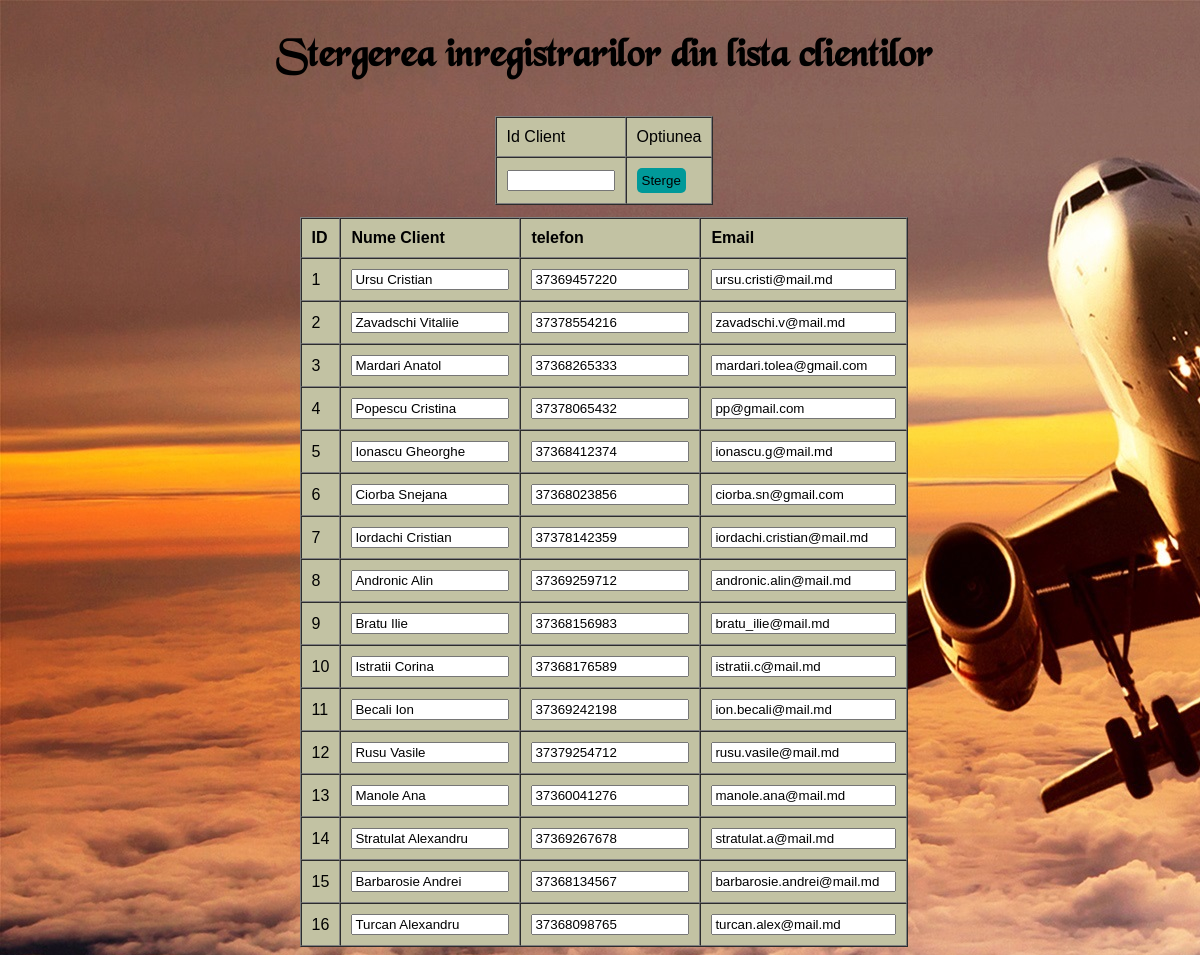
Screenshot of /stergere/stergere_clienti.php (signed in) with the database file from the repository.
### tables this page shows
CREATE TABLE `clienti` (
  `id_client` int(11) NOT NULL,
  `nume_client` varchar(100) NOT NULL,
  `telefon` varchar(30) DEFAULT NULL,
  `email` varchar(30) DEFAULT NULL
);

### stergere/stergere_clienti.php (the view, shortened to what this page needs)
     <!DOCTYPE html>
     <html>
     <head>
    <link rel="stylesheet" type="text/css" href="../style.css">
  </head>
  <?php
  if(!isset($_SESSION["sesiune"])){
   header("Location:../logare.php");
 }else{
  require("../conexiune.php");
  $sql="select*from clienti";
  if ($result = $mysqli->query($sql)) {} else {echo "Eroare: " . $mysqli ->error;}
  if ($result->num_rows > 0) {
   echo "<body >";
   echo "<h2 class=\"h1\" align=\"center\">Stergerea inregistrarilor din lista clientilor</h2>";
   echo '<form action="stergere_clienti.php" method="post">
   <table cellpadding=10 cellspacing=0 border=1 align="center" style="background-color:#c2c2a3;">
     <tr>
       <td>Id Client</td>
       <td>Optiunea
       </tr>
       <tr>';
        echo '<td><input type="text" name="valoareid" style="width:100px;">
        <td><input type="submit" class="submit" value="Sterge" name="cauta">
        </tr>
      </table></form>';
      echo"<form action=\"stergere_clienti.php\" method=\"post\">
          <table align=\"center\" cellpadding=10 cellspacing=0 border=1 style=\"margin-top:1%;background-color:#c2c2a3; \" >";
      echo "<tr><td class=\"tr\">ID</td>
      <td class=\"tr\">Nume Client</td>
      <td class=\"tr\">telefon</td>
      <td class=\"tr\">Email</td>";
      $i=0;
      while($row = $result->fetch_array())  {
        echo "<tr>";
        echo '<td>'.$row[0].'</td>';
        $a=1+$i*4;
        echo '<td><input type="text" name="'.$a.'" value="'.$row[1].'""size="5"style="width: 150px;"></td>';
        $a=2+$i*4;
        echo '<td><input type="text" name="'.$a.'" value="'.$row[2].'""size="5"style="width: 150px;"></td>';
        $a=3+$i*4;
        echo '<td><input type="text" name="'.$a.'" value="'.$row[3].'""size="5"></td>';
         echo "</tr>"; $i++;
      }
      echo "</table></form>";
    }
    else {
     echo "Nu a fost găsit nici un rând!";
   }
 }
 ?>
</body>
</html>

### style.css (style rules this page uses)
html { font-family: sans-serif; -webkit-text-size-adjust: 100%; -ms-text-size-adjust: 100%; }
td.tr { text-decoration-style:solid; text-decoration-style: inherit; font-weight: bold; }
body { background-image:url("plane.jpg"); background-repeat: no-repeat; background-attachment: cover; }

### stergere/stergere_clienti.php (style rules this page uses)
input.submit { font-size:10pt; background-color:#009999; border:none; padding:5px; border-radius:5px 5px 5px 5px; }
h2.h1 { font-family:blackc; font-size: 30pt; }
body { background-image:url("plane.jpg"); background-repeat: no-repeat; background-attachment: cover; margin-right:0%; }

### rows the page displays
clienti: id_client "1", nume_client "Ursu Cristian", telefon "37369457220", email "ursu.cristi@mail.md"
clienti: id_client "2", nume_client "Zavadschi Vitaliie", telefon "37378554216", email "zavadschi.v@mail.md"
clienti: id_client "3", nume_client "Mardari Anatol", telefon "37368265333", email "mardari.tolea@gmail.com"
clienti: id_client "4", nume_client "Popescu Cristina", telefon "37378065432", email "pp@gmail.com"
clienti: id_client "5", nume_client "Ionascu Gheorghe", telefon "37368412374", email "ionascu.g@mail.md"
clienti: id_client "6", nume_client "Ciorba Snejana", telefon "37368023856", email "ciorba.sn@gmail.com"
clienti: id_client "7", nume_client "Iordachi Cristian", telefon "37378142359", email "iordachi.cristian@mail.md"
clienti: id_client "8", nume_client "Andronic Alin", telefon "37369259712", email "andronic.alin@mail.md"
clienti: id_client "9", nume_client "Bratu Ilie", telefon "37368156983", email "bratu_ilie@mail.md"
clienti: id_client "10", nume_client "Istratii Corina", telefon "37368176589", email "istratii.c@mail.md"
clienti: id_client "11", nume_client "Becali Ion", telefon "37369242198", email "ion.becali@mail.md"
clienti: id_client "12", nume_client "Rusu Vasile", telefon "37379254712", email "rusu.vasile@mail.md"
clienti: id_client "13", nume_client "Manole Ana", telefon "37360041276", email "manole.ana@mail.md"
clienti: id_client "14", nume_client "Stratulat Alexandru", telefon "37369267678", email "stratulat.a@mail.md"
clienti: id_client "15", nume_client "Barbarosie Andrei", telefon "37368134567", email "barbarosie.andrei@mail.md"
clienti: id_client "16", nume_client "Turcan Alexandru", telefon "37368098765", email "turcan.alex@mail.md"
